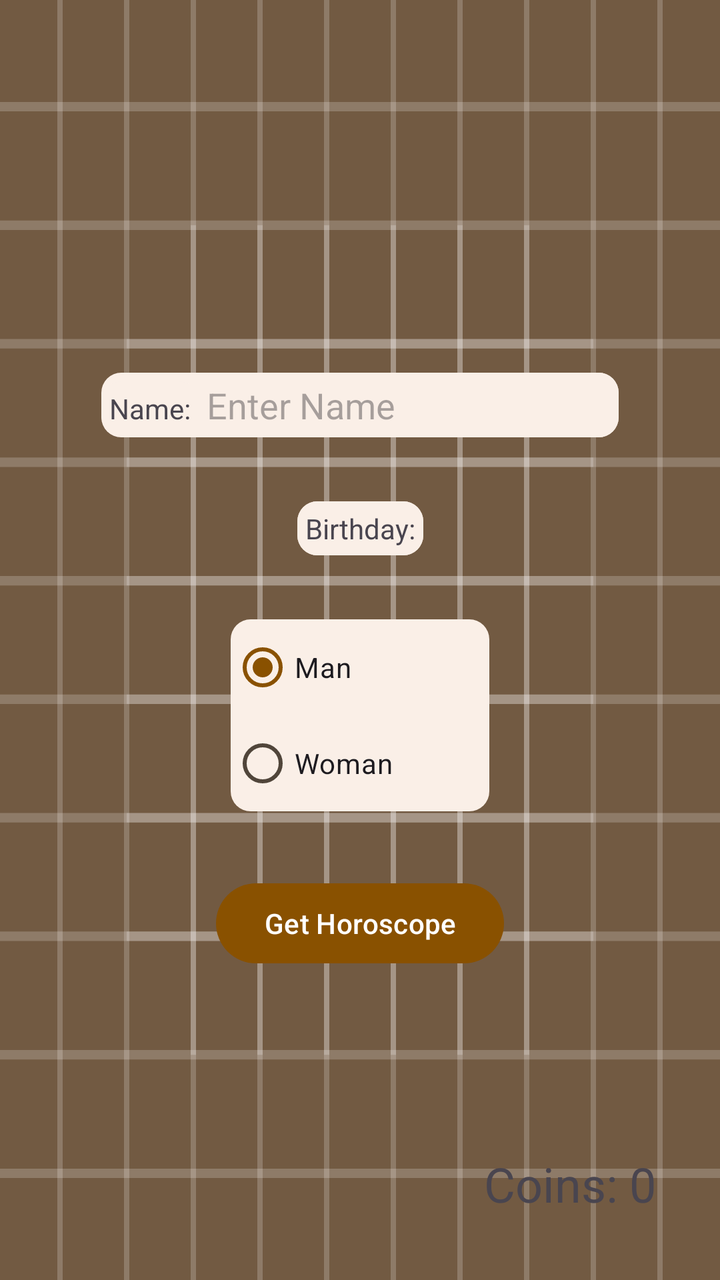
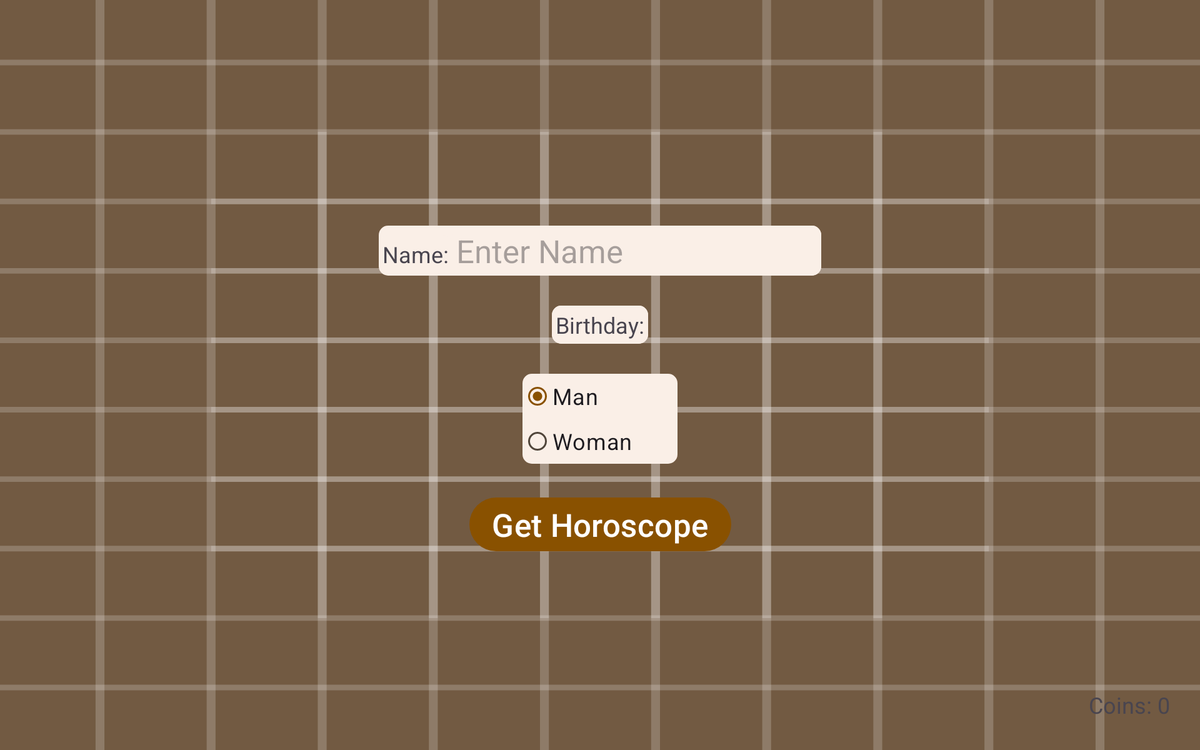

An Android layout and its configuration variant, each rendered on a device that would load it. The default file and the variant file are quoted in full after the pictures.
<!-- AndroidManifest.xml: application theme AppTheme -->
<!-- res/layout/fragment_horoscope.xml -->
<?xml version="1.0" encoding="utf-8"?>
<androidx.constraintlayout.widget.ConstraintLayout xmlns:android="http://schemas.android.com/apk/res/android"
    xmlns:app="http://schemas.android.com/apk/res-auto"
    xmlns:tools="http://schemas.android.com/tools"
    android:layout_width="match_parent"
    android:layout_height="match_parent"
    android:background="@drawable/questionbackground"
    tools:context=".HoroscopeFragment">

    <androidx.constraintlayout.widget.ConstraintLayout
        android:layout_width="wrap_content"
        android:layout_height="wrap_content"
        android:background="@color/common_google_signin_btn_text_light_default"
        android:padding="32dp"
        app:layout_constraintBottom_toBottomOf="parent"
        app:layout_constraintEnd_toEndOf="parent"
        app:layout_constraintStart_toStartOf="parent"
        app:layout_constraintTop_toTopOf="parent">

        <LinearLayout
            android:id="@+id/name_layout"
            android:layout_width="wrap_content"
            android:layout_height="wrap_content"
            android:layout_marginTop="32dp"
            android:background="@drawable/rounded_corners"
            android:orientation="horizontal"
            app:layout_constraintEnd_toEndOf="parent"
            app:layout_constraintStart_toStartOf="parent"
            app:layout_constraintTop_toTopOf="parent">

            <TextView
                android:id="@+id/textView3"
                android:layout_width="wrap_content"
                android:layout_height="wrap_content"

                android:background="@drawable/rounded_corners"
                android:padding="4dp"
                android:text="Name:" />

            <EditText
                android:id="@+id/nameEditText"
                android:layout_width="wrap_content"
                android:layout_height="wrap_content"

                android:background="@drawable/rounded_corners"
                android:ems="10"
                android:hint="Enter Name"
                android:inputType="text"
                android:padding="4dp" />
        </LinearLayout>

        <LinearLayout
            android:id="@+id/birthday_layout"
            android:layout_width="wrap_content"
            android:layout_height="wrap_content"
            android:layout_marginTop="32dp"
            android:background="@drawable/rounded_corners"
            android:orientation="horizontal"
            app:layout_constraintEnd_toEndOf="parent"
            app:layout_constraintStart_toStartOf="parent"
            app:layout_constraintTop_toBottomOf="@+id/name_layout">

            <TextView
                android:id="@+id/textView2"
                android:layout_width="wrap_content"
                android:layout_height="wrap_content"

                android:background="@drawable/rounded_corners"
                android:padding="4dp"
                android:text="Birthday:" />

            <Spinner
                android:id="@+id/monthSpinner"
                android:layout_width="wrap_content"
                android:layout_height="wrap_content"

                android:background="@drawable/rounded_corners"
                android:spinnerMode="dropdown" />

            <Spinner
                android:id="@+id/daySpinner"
                android:layout_width="wrap_content"
                android:layout_height="wrap_content"

                android:background="@drawable/rounded_corners" />

            <Spinner
                android:id="@+id/yearSpinner"
                android:layout_width="wrap_content"
                android:layout_height="wrap_content"

                android:background="@drawable/rounded_corners" />

        </LinearLayout>

        <Button
            android:id="@+id/horoscopeButton"
            android:layout_width="wrap_content"
            android:layout_height="wrap_content"
            android:layout_marginTop="32dp"
            android:text="Get Horoscope"
            app:layout_constraintEnd_toEndOf="parent"
            app:layout_constraintStart_toStartOf="parent"
            app:layout_constraintTop_toBottomOf="@+id/radioGroup" />

        <RadioGroup
            android:id="@+id/radioGroup"
            android:layout_width="wrap_content"
            android:layout_height="wrap_content"
            android:layout_marginTop="32dp"
            android:background="@drawable/rounded_corners"
            app:layout_constraintEnd_toEndOf="parent"
            app:layout_constraintStart_toStartOf="parent"
            app:layout_constraintTop_toBottomOf="@+id/birthday_layout">

            <RadioButton
                android:id="@+id/manRadioButton"
                android:layout_width="match_parent"
                android:layout_height="wrap_content"
                android:checked="true"
                android:text="Man" />

            <RadioButton
                android:id="@+id/womanRadioButton"
                android:layout_width="match_parent"
                android:layout_height="wrap_content"
                android:paddingEnd="48dp"
                android:text="Woman" />
        </RadioGroup>



    </androidx.constraintlayout.widget.ConstraintLayout>

    <ProgressBar
        android:id="@+id/progressBar"
        style="?android:attr/progressBarStyle"
        android:layout_width="101dp"
        android:layout_height="114dp"
        android:layout_marginTop="228dp"
        android:alpha="0.8"
        android:indeterminate="true"
        android:indeterminateTint="?attr/colorOnSecondaryContainer"
        android:visibility="invisible"
        app:layout_constraintEnd_toEndOf="parent"
        app:layout_constraintStart_toStartOf="parent"
        app:layout_constraintTop_toTopOf="parent" />

    <TextView
        android:id="@+id/coinsTextView"
        android:layout_width="wrap_content"
        android:layout_height="wrap_content"
        android:layout_marginEnd="32dp"
        android:layout_marginBottom="32dp"

        android:text="Coins: 0"
        android:textSize="24sp"
        app:layout_constraintBottom_toBottomOf="parent"
        app:layout_constraintEnd_toEndOf="parent"
        tools:ignore="HardcodedText" />

</androidx.constraintlayout.widget.ConstraintLayout>
<!-- resources referenced by this layout -->
<resources>
  <!-- drawable rounded_corners (drawable) -->
  <?xml version="1.0" encoding="utf-8"?>
  <shape xmlns:android="http://schemas.android.com/apk/res/android" android:shape="rectangle">
      <solid  android:color="@color/md_theme_light_inverseOnSurface"/>
  
      <corners android:radius="10dp"/>
  </shape>
  <color name="md_theme_light_inverseOnSurface">#FAEFE7</color>
  <color name="md_theme_light_primary">#895100</color>
  <color name="md_theme_light_onPrimary">#FFFFFF</color>
  <color name="md_theme_light_primaryContainer">#FFDCBD</color>
  <color name="md_theme_light_onPrimaryContainer">#2C1600</color>
  <color name="md_theme_light_secondary">#725A42</color>
  <color name="md_theme_light_onSecondary">#FFFFFF</color>
  <color name="md_theme_light_secondaryContainer">#FEDDBE</color>
  <color name="md_theme_light_onSecondaryContainer">#291806</color>
  <color name="md_theme_light_tertiary">#57633B</color>
  <color name="md_theme_light_onTertiary">#FFFFFF</color>
  <color name="md_theme_light_tertiaryContainer">#DBE8B5</color>
  <color name="md_theme_light_onTertiaryContainer">#151F01</color>
  <color name="md_theme_light_error">#BA1A1A</color>
  <color name="md_theme_light_errorContainer">#FFDAD6</color>
  <color name="md_theme_light_onError">#FFFFFF</color>
  <color name="md_theme_light_onErrorContainer">#410002</color>
  <color name="md_theme_light_background">#FFFBFF</color>
  <color name="md_theme_light_onBackground">#201B16</color>
  <color name="md_theme_light_surface">#FFF8F4</color>
  <color name="md_theme_light_onSurface">#201B16</color>
  <color name="md_theme_light_surfaceVariant">#F2DFD0</color>
  <color name="md_theme_light_onSurfaceVariant">#50453A</color>
  <color name="md_theme_light_outline">#837568</color>
  <color name="md_theme_light_inverseSurface">#352F2B</color>
  <color name="md_theme_light_inversePrimary">#FFB86C</color>
</resources>
<!-- res/layout-sw800dp/fragment_horoscope.xml (the repository's variant of the layout above) -->
<!-- drawn on a large tablet held sideways -->
<?xml version="1.0" encoding="utf-8"?>
<androidx.constraintlayout.widget.ConstraintLayout xmlns:android="http://schemas.android.com/apk/res/android"
    xmlns:app="http://schemas.android.com/apk/res-auto"
    xmlns:tools="http://schemas.android.com/tools"
    android:layout_width="match_parent"
    android:layout_height="match_parent"
    android:background="@drawable/questionbackground"
    tools:context=".HoroscopeFragment">

    <androidx.constraintlayout.widget.ConstraintLayout
        android:layout_width="wrap_content"
        android:layout_height="wrap_content"
        android:background="@color/common_google_signin_btn_text_light_default"
        android:padding="32dp"
        app:layout_constraintBottom_toBottomOf="parent"
        app:layout_constraintEnd_toEndOf="parent"
        app:layout_constraintStart_toStartOf="parent"
        app:layout_constraintTop_toTopOf="parent">

        <LinearLayout
            android:id="@+id/name_layout"
            android:layout_width="wrap_content"
            android:layout_height="wrap_content"
            android:layout_marginTop="32dp"
            android:background="@drawable/rounded_corners"
            android:orientation="horizontal"
            app:layout_constraintEnd_toEndOf="parent"
            app:layout_constraintStart_toStartOf="parent"
            app:layout_constraintTop_toTopOf="parent">

            <TextView
                android:id="@+id/textView3"
                android:layout_width="wrap_content"
                android:layout_height="wrap_content"

                android:background="@drawable/rounded_corners"
                android:padding="4dp"
                android:text="Name:"
                android:textSize="24sp" />

            <EditText
                android:id="@+id/nameEditText"
                android:layout_width="wrap_content"
                android:layout_height="wrap_content"

                android:background="@drawable/rounded_corners"
                android:ems="10"
                android:hint="Enter Name"
                android:inputType="text"
                android:padding="4dp"
                android:textSize="34sp" />
        </LinearLayout>

        <LinearLayout
            android:id="@+id/birthday_layout"
            android:layout_width="wrap_content"
            android:layout_height="wrap_content"
            android:layout_marginTop="32dp"
            android:background="@drawable/rounded_corners"
            android:orientation="horizontal"
            app:layout_constraintEnd_toEndOf="parent"
            app:layout_constraintStart_toStartOf="parent"
            app:layout_constraintTop_toBottomOf="@+id/name_layout">

            <TextView
                android:id="@+id/textView2"
                android:layout_width="wrap_content"
                android:layout_height="wrap_content"

                android:background="@drawable/rounded_corners"
                android:padding="4dp"
                android:text="Birthday:"
                android:textSize="24sp" />

            <Spinner
                android:id="@+id/monthSpinner"
                android:layout_width="wrap_content"
                android:layout_height="wrap_content"

                android:background="@drawable/rounded_corners"
                android:spinnerMode="dropdown" />

            <Spinner
                android:id="@+id/daySpinner"
                android:layout_width="wrap_content"
                android:layout_height="wrap_content"

                android:background="@drawable/rounded_corners" />

            <Spinner
                android:id="@+id/yearSpinner"
                android:layout_width="wrap_content"
                android:layout_height="wrap_content"

                android:background="@drawable/rounded_corners" />

        </LinearLayout>

        <Button
            android:id="@+id/horoscopeButton"
            android:layout_width="wrap_content"
            android:layout_height="wrap_content"
            android:layout_marginTop="32dp"
            android:text="Get Horoscope"
            android:textSize="34sp"
            app:layout_constraintEnd_toEndOf="parent"
            app:layout_constraintStart_toStartOf="parent"
            app:layout_constraintTop_toBottomOf="@+id/radioGroup" />

        <RadioGroup
            android:id="@+id/radioGroup"
            android:layout_width="wrap_content"
            android:layout_height="wrap_content"
            android:layout_marginTop="32dp"
            android:background="@drawable/rounded_corners"
            app:layout_constraintEnd_toEndOf="parent"
            app:layout_constraintStart_toStartOf="parent"
            app:layout_constraintTop_toBottomOf="@+id/birthday_layout">

            <RadioButton
                android:id="@+id/manRadioButton"
                android:layout_width="match_parent"
                android:layout_height="wrap_content"
                android:checked="true"
                android:text="Man"
                android:textSize="24sp" />

            <RadioButton
                android:id="@+id/womanRadioButton"
                android:layout_width="match_parent"
                android:layout_height="wrap_content"
                android:paddingEnd="48dp"
                android:text="Woman"
                android:textSize="24sp" />
        </RadioGroup>

        <ProgressBar
            android:id="@+id/progressBar"
            style="?android:attr/progressBarStyle"
            android:layout_width="101dp"
            android:layout_height="114dp"
            android:layout_marginTop="228dp"
            android:alpha="0.8"
            android:indeterminate="true"
            android:indeterminateTint="?attr/colorOnSecondaryContainer"
            android:visibility="invisible"
            app:layout_constraintEnd_toEndOf="parent"
            app:layout_constraintStart_toStartOf="parent"
            app:layout_constraintTop_toTopOf="parent" />

    </androidx.constraintlayout.widget.ConstraintLayout>

    <TextView
        android:id="@+id/coinsTextView"
        android:layout_width="wrap_content"
        android:layout_height="wrap_content"
        android:layout_marginEnd="32dp"
        android:layout_marginBottom="32dp"

        android:text="Coins: 0"
        android:textSize="24sp"
        app:layout_constraintBottom_toBottomOf="parent"
        app:layout_constraintEnd_toEndOf="parent"
        tools:ignore="HardcodedText" />

</androidx.constraintlayout.widget.ConstraintLayout>
